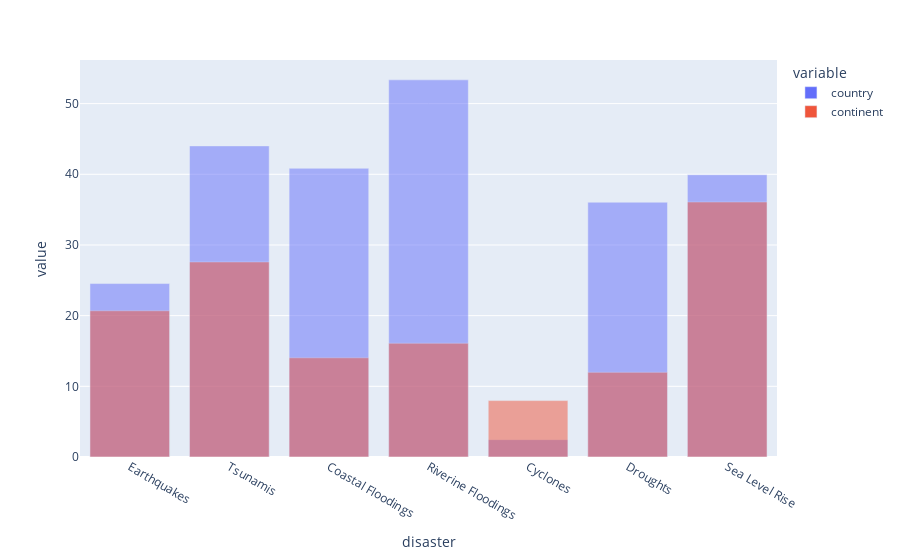

This figure's notebook cell:
### Code cell
exposureFig = px.bar(exposure, x='disaster', y=['country', 'continent'], barmode='overlay')
exposureFig.show()

### Figure 1 — Plotly figure (JSON) as saved in the notebook; plotly's stock layout.template omitted (floating-point values rounded to 4 significant figures)
{"data": [{"hovertemplate": "variable=country<br>disaster=%{x}<br>value=%{y}<extra></extra>", "legendgroup": "country", "marker": {"color": "#636efa", "opacity": 0.5, "pattern": {"shape": ""}}, "name": "country", "orientation": "v", "showlegend": true, "textposition": "auto", "type": "bar", "x": ["Earthquakes", "Tsunamis", "Coastal Floodings", "Riverine Floodings", "Cyclones", "Droughts", "Sea Level Rise"], "xaxis": "x", "y": [24.54, 44.02, 40.85, 53.36, 2.452, 36.05, 39.94], "yaxis": "y"}, {"hovertemplate": "variable=continent<br>disaster=%{x}<br>value=%{y}<extra></extra>", "legendgroup": "continent", "marker": {"color": "#EF553B", "opacity": 0.5, "pattern": {"shape": ""}}, "name": "continent", "orientation": "v", "showlegend": true, "textposition": "auto", "type": "bar", "x": ["Earthquakes", "Tsunamis", "Coastal Floodings", "Riverine Floodings", "Cyclones", "Droughts", "Sea Level Rise"], "xaxis": "x", "y": [20.69, 27.6, 14.04, 16.1, 7.982, 11.98, 36.08], "yaxis": "y"}], "layout": {"barmode": "overlay", "legend": {"title": {"text": "variable"}, "tracegroupgap": 0}, "margin": {"t": 60}, "xaxis": {"anchor": "y", "domain": [0, 1], "title": {"text": "disaster"}}, "yaxis": {"anchor": "x", "domain": [0, 1], "title": {"text": "value"}}}}
